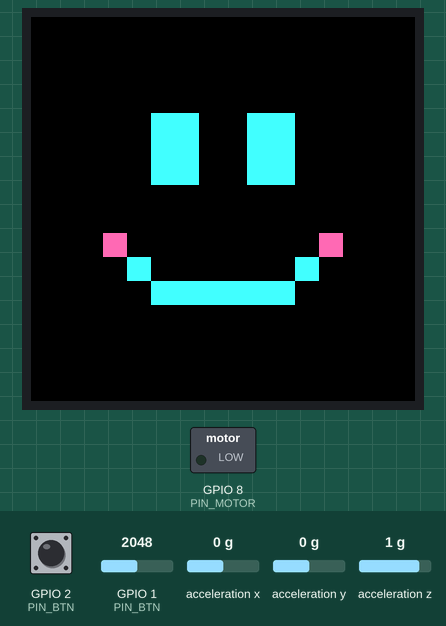
A sketch run on a simulated Seeed XIAO ESP32-S3. On the bench: 128×128 colour display, switched loads named in the sketch (green lamp = pin HIGH). Wiring (inferred from the names in the program): MPU-6050 motion sensor at I2C address 0x68. Dashed ring = blinking. The inputs (shaded band) are chosen by the test bench; at power-on: acceleration x 0 g, GPIO 2 (PIN_BTN) HIGH, GPIO 1 (PIN_BTN) = 2048, acceleration y 0 g, acceleration z 1 g. WiFi joins after 1.5 s; servers stay silent unless stated; uploads are accepted with an empty reply.

Above: at 1.4 s.
1.5 s: acceleration x set to -1.4 g
At 1.7 s:
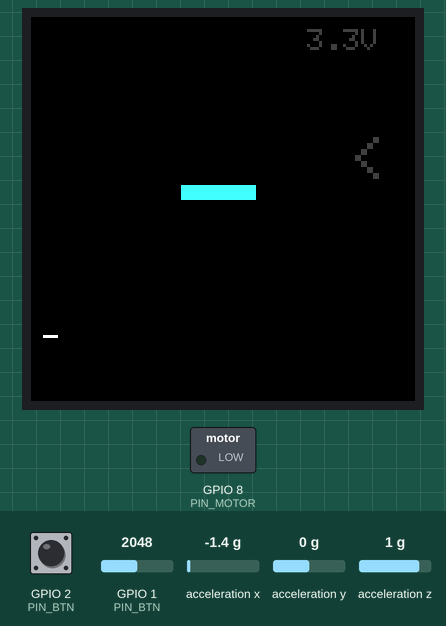
3.2 s: GPIO 2 (PIN_BTN) pulled LOW for 0.15 s
At 3.54 s:
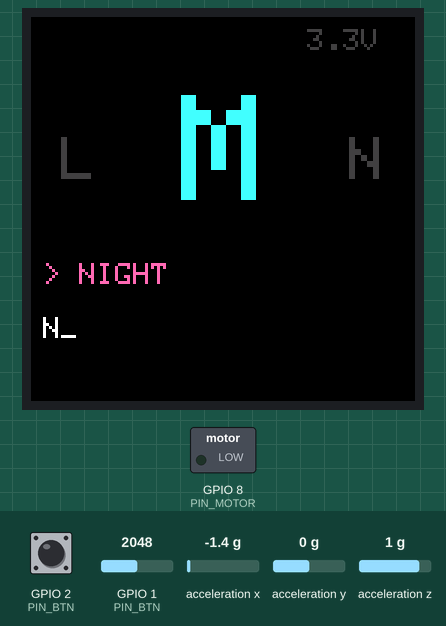
3.9 s: GPIO 2 (PIN_BTN) pulled LOW for 1 s
At 5.22 s:
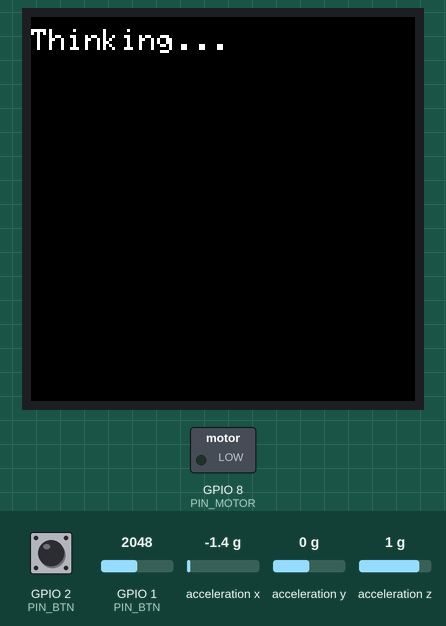
5.5 s: GPIO 1 (PIN_BTN) set to 2866
At 5.7 s:
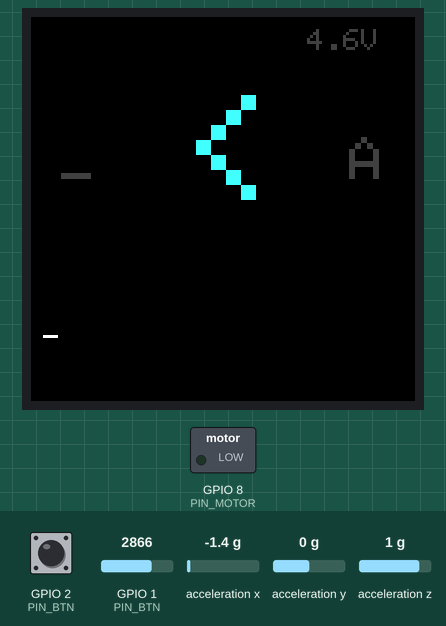
8.5 s: GPIO 2 (PIN_BTN) pulled LOW for 0.15 s
At 8.78 s:
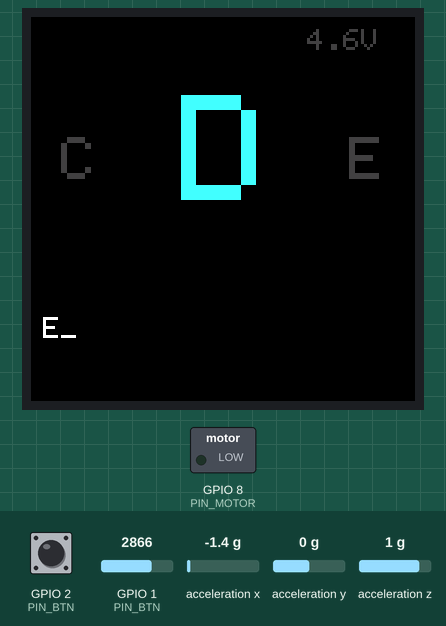
9.2 s: GPIO 2 (PIN_BTN) pulled LOW for 0.15 s
At 9.52 s:
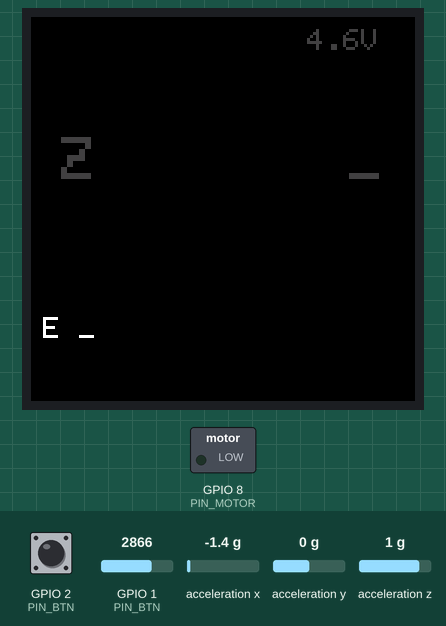
Timing chart, 0 to 12.5 s (numbered marks = the images above; inputs shaded):
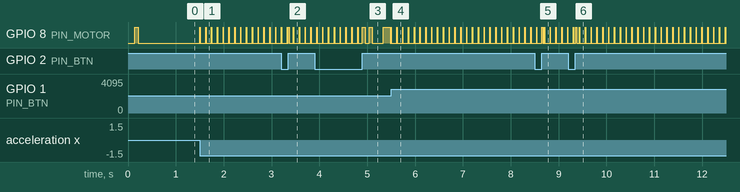

The sketch:

overstack.ino
```cpp
// Overstack firmware (first version)
// XIAO ESP32S3 + MPU6050 + Waveshare 0.85" GC9107 128x128 + button + vibration motor
//
// Libraries (Arduino Library Manager):
//   - GFX Library for Arduino (Arduino_GFX by moononournation)
//   - ArduinoJson
//
// Controls:
//   tilt left/right   -> scroll letters
//   tilt toward you   -> take the word suggestion
//   short press       -> add letter
//   long press        -> send message to the AI

#include <Wire.h>
#include <WiFi.h>
#include <WiFiClientSecure.h>
#include <HTTPClient.h>
#include <ArduinoJson.h>
#include <Arduino_GFX_Library.h>
#include "secrets.h"   // copy secrets_example.h to secrets.h and fill it in

// ---------- pins (from the main board schematic) ----------
#define PIN_VBAT   D0   // battery divider (10k/10k)
#define PIN_BTN    D1   // button to GND
#define PIN_TFT_RST D2  // HDR_GPIO1 (or tie RST to 3V3)
#define PIN_TFT_DC D3   // LED_EN pad
#define PIN_TFT_SCK D8  // HDR_GPIO3
#define PIN_MOTOR  D9   // BC337 base via 1k
#define PIN_TFT_MOSI D10 // LED_DATA pad

// ---------- display ----------
Arduino_DataBus *bus = new Arduino_ESP32SPI(PIN_TFT_DC, GFX_NOT_DEFINED, PIN_TFT_SCK, PIN_TFT_MOSI, GFX_NOT_DEFINED);
Arduino_GFX *gfx = new Arduino_GC9107(bus, PIN_TFT_RST, 0 /*rotation*/, true /*IPS*/);

#define C_BG    0x0000
#define C_CYAN  0x47FF
#define C_PINK  0xFB56
#define C_WHITE 0xFFFF
#define C_GREY  0x4208

// ---------- MPU6050 (raw registers, no library) ----------
const uint8_t MPU = 0x68;
void mpuInit() {
  Wire.beginTransmission(MPU); Wire.write(0x6B); Wire.write(0); Wire.endTransmission(); // wake up
}
void mpuRead(float &ax, float &ay) {
  Wire.beginTransmission(MPU); Wire.write(0x3B); Wire.endTransmission(false);
  Wire.requestFrom(MPU, (uint8_t)4);
  int16_t x = (Wire.read() << 8) | Wire.read();
  int16_t y = (Wire.read() << 8) | Wire.read();
  ax = x / 16384.0; ay = y / 16384.0;   // in g
}

// ---------- haptics ----------
void buzz(int ms) { digitalWrite(PIN_MOTOR, HIGH); delay(ms); digitalWrite(PIN_MOTOR, LOW); }

// ---------- battery ----------
float batteryVolts() { return analogReadMilliVolts(PIN_VBAT) * 2 / 1000.0; }

// ---------- letter picker ----------
const char LETTERS[] = "ABCDEFGHIJKLMNOPQRSTUVWXYZ _<";  // '_' = space, '<' = delete
const int  NLET = sizeof(LETTERS) - 1;
int    letterIdx = 0;
String message = "";

const char *WORDS[] = {"HELLO","HOW","ARE","YOU","WHAT","WHY","WHO","WHERE","WHEN","THE",
                       "IS","TELL","ME","JOKE","WEATHER","TODAY","THANKS","GOOD","NIGHT","MORNING"};
const int NWORDS = sizeof(WORDS) / sizeof(WORDS[0]);

String currentWord() {
  int sp = message.lastIndexOf(' ');
  return message.substring(sp + 1);
}
String suggestion() {
  String w = currentWord();
  if (w.length() == 0) return "";
  for (int i = 0; i < NWORDS; i++)
    if (String(WORDS[i]).startsWith(w) && String(WORDS[i]) != w) return WORDS[i];
  return "";
}

// ---------- drawing ----------
void drawFace() {
  gfx->fillScreen(C_BG);
  int p = 8;                                    // chunky pixel size
  gfx->fillRect(40, 32, 2*p, 3*p, C_CYAN);      // eyes
  gfx->fillRect(72, 32, 2*p, 3*p, C_CYAN);
  gfx->fillRect(24, 72, p, p, C_PINK);          // cheeks
  gfx->fillRect(96, 72, p, p, C_PINK);
  gfx->fillRect(32, 80, p, p, C_CYAN);          // smile
  gfx->fillRect(88, 80, p, p, C_CYAN);
  gfx->fillRect(40, 88, 6*p, p, C_CYAN);
}

void drawPicker() {
  gfx->fillScreen(C_BG);
  // neighbours
  gfx->setTextColor(C_GREY); gfx->setTextSize(2);
  gfx->setCursor(10, 40);  gfx->print(LETTERS[(letterIdx + NLET - 1) % NLET]);
  gfx->setCursor(106, 40); gfx->print(LETTERS[(letterIdx + 1) % NLET]);
  // current letter, big
  gfx->setTextColor(C_CYAN); gfx->setTextSize(5);
  gfx->setCursor(50, 26); gfx->print(LETTERS[letterIdx]);
  // suggestion
  String s = suggestion();
  gfx->setTextSize(1);
  if (s.length()) { gfx->setTextColor(C_PINK); gfx->setCursor(4, 82); gfx->print("> " + s); }
  // typed text (last 21 chars)
  gfx->setTextColor(C_WHITE); gfx->setCursor(4, 100);
  gfx->print(message.length() > 21 ? message.substring(message.length() - 21) : message);
  gfx->print('_');
  // battery
  gfx->setTextColor(C_GREY); gfx->setCursor(92, 4); gfx->printf("%.1fV", batteryVolts());
}

void showText(const String &t) {
  gfx->fillScreen(C_BG);
  gfx->setTextColor(C_WHITE); gfx->setTextSize(1);
  gfx->setCursor(0, 4);
  gfx->setTextWrap(true);
  gfx->print(t);
}

// ---------- AI ----------
String askAI(const String &question) {
  if (WiFi.status() != WL_CONNECTED) return "No WiFi :(";
  WiFiClientSecure client; client.setInsecure();     // simple first version
  HTTPClient http;
  http.begin(client, "https://api.anthropic.com/v1/messages");
  http.addHeader("content-type", "application/json");
  http.addHeader("x-api-key", AI_API_KEY);
  http.addHeader("anthropic-version", "2023-06-01");

  JsonDocument req;
  req["model"] = AI_MODEL;
  req["max_tokens"] = 120;
  req["system"] = "You live inside a tiny 30mm pixel buddy with a 128x128 screen. Answer in 1-2 short sentences, plain text.";
  req["messages"][0]["role"] = "user";
  req["messages"][0]["content"] = question;
  String body; serializeJson(req, body);

  int code = http.POST(body);
  String reply = "Error " + String(code);
  if (code == 200) {
    JsonDocument res;
    if (!deserializeJson(res, http.getString())) reply = res["content"][0]["text"].as<String>();
  }
  http.end();
  return reply;
}

// ---------- main ----------
unsigned long lastMove = 0, pressStart = 0;
bool pressed = false, idle = true;

void setup() {
  Serial.begin(115200);
  pinMode(PIN_BTN, INPUT_PULLUP);
  pinMode(PIN_MOTOR, OUTPUT);
  Wire.begin();            // SDA = D4, SCL = D5
  mpuInit();
  gfx->begin();
  drawFace();
  buzz(80);
  WiFi.begin(WIFI_SSID, WIFI_PASS);
}

void loop() {
  float ax, ay; mpuRead(ax, ay);

  // tilt left/right scrolls letters (faster when tilted more)
  int interval = abs(ax) > 0.6 ? 120 : 300;
  if (abs(ax) > 0.3 && millis() - lastMove > interval) {
    if (idle) { idle = false; }
    letterIdx = (letterIdx + (ax > 0 ? 1 : NLET - 1)) % NLET;
    lastMove = millis();
    buzz(8);
    drawPicker();
  }

  // tilt toward you takes the suggestion
  if (!idle && ay > 0.55 && millis() - lastMove > 600) {
    String s = suggestion();
    if (s.length()) {
      message = message.substring(0, message.length() - currentWord().length()) + s + " ";
      buzz(30); drawPicker();
    }
    lastMove = millis();
  }

  // button: short = add letter, long = send
  bool down = digitalRead(PIN_BTN) == LOW;
  if (down && !pressed) { pressed = true; pressStart = millis(); }
  if (!down && pressed) {
    pressed = false;
    unsigned long held = millis() - pressStart;
    if (held > 700) {                       // long press: send
      if (message.length()) {
        buzz(60); delay(80); buzz(60);
        showText("Thinking...");
        String reply = askAI(message);
        showText(reply);
        buzz(150);
        message = "";
      }
    } else if (held > 30) {                 // short press: add letter
      char c = LETTERS[letterIdx];
      if (c == '<') { if (message.length()) message.remove(message.length() - 1); }
      else message += (c == '_') ? ' ' : c;
      idle = false;
      buzz(20);
      drawPicker();
    }
  }
  delay(10);
}
```

secrets_example.h
```cpp
// Copy this file to secrets.h and fill in your own values.
// Don't commit secrets.h to GitHub (add it to .gitignore).
#pragma once
#define WIFI_SSID   "your-wifi"
#define WIFI_PASS   "your-password"
#define AI_API_KEY  "your-api-key"
#define AI_MODEL    "claude-haiku-5-5"
```

Measured:
- after the input at 1.5 s, GPIO 8 (PIN_MOTOR): alternates HIGH for 0.01 s and LOW for 0.11 s, starting at once; the display: first changes at once (image 1 shows a later state)
- after the input at 3.2 s, the display: first differs from a run without the input after 0.19 s (image 2 shows a later state)
- after the input at 8.5 s, the display: first differs from a run without the input after 0.23 s (image 5)
- after the input at 9.2 s, the display: first differs from a run without the input after 0.19 s (image 6 shows a later state)
